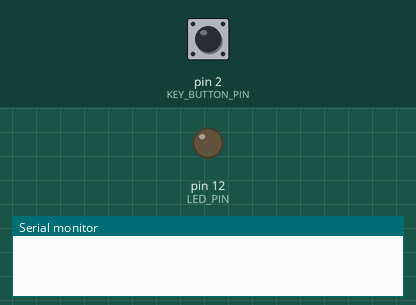
A sketch run on a simulated Arduino Uno, built with avr-gcc and run on an emulated ATmega328P. Shown: output pins drawn as LEDs (lit = HIGH), the last lines printed to the serial monitor. Dashed ring = blinking. Inputs (shaded band) come from the test bench; at power-on: pin 2 (KEY_BUTTON_PIN) HIGH.

Above: at 1.2 s.
1.3 s: pin 2 (KEY_BUTTON_PIN) pulled LOW for 1 s
At 1.51 s:
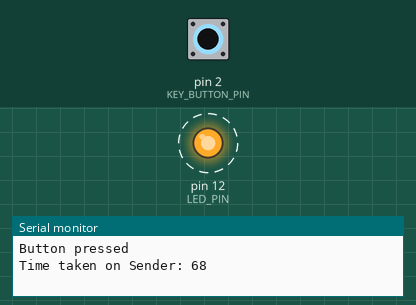
4.3 s: pin 2 (KEY_BUTTON_PIN) pulled LOW for 3.2 s
At 8.2 s:
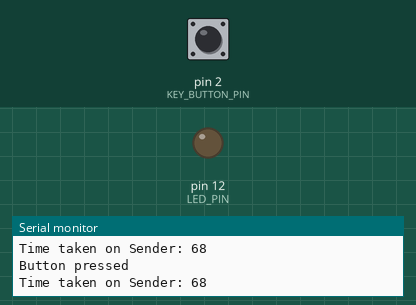
9.0 s: pin 2 (KEY_BUTTON_PIN) driven LOW
At 9.21 s:
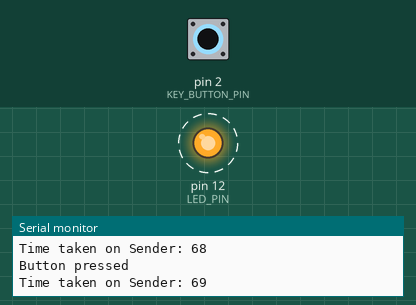
12.0 s: pin 2 (KEY_BUTTON_PIN) driven HIGH
At 12.16 s:
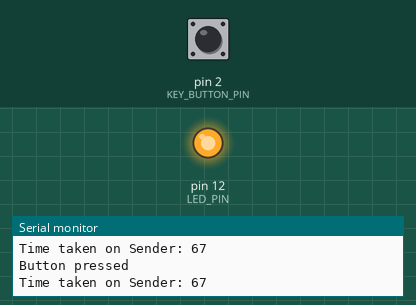
Timing chart, 0 to 14.5 s (numbered marks = the images above; inputs shaded):
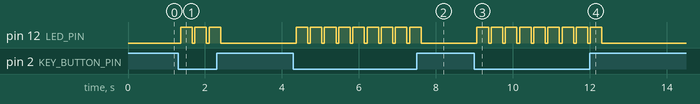

Measured:
- after the input at 1.3 s, pin 12 (LED_PIN): alternates HIGH for 0.30 s and LOW for 0.07 s, 6 changes in all, then stays LOW, starting after 0.07 s
- after the input at 4.3 s, pin 12 (LED_PIN): alternates HIGH for 0.30 s and LOW for 0.07 s, 18 changes in all, then stays LOW, starting after 0.07 s
- after the input at 9.0 s, pin 12 (LED_PIN): alternates HIGH for 0.30 s and LOW for 0.07 s, starting after 0.07 s
- after the input at 12.0 s, pin 12 (LED_PIN): goes on until 12.3 s, then stays LOW

The sketch:

ir_nec_send.ino
```cpp
#include <IRremote.h> // >v3.0.0
#include <TimeLib.h>

#define PIN_SEND 10
#define KEY_BUTTON_PIN 2
#define DATA_BUTTON_PIN 3
#define LED_PIN 12


IRsend irsend;
int device_addr = 0x69;
int data = 0x10;

void setup()
{
  Serial.begin(9600);
  pinMode(KEY_BUTTON_PIN, INPUT_PULLUP);
  pinMode(DATA_BUTTON_PIN, INPUT_PULLUP);
  pinMode(LED_PIN, OUTPUT);
  IrSender.begin(PIN_SEND); // Initializes IR sender
}

void loop()
{
  byte key_button_state = digitalRead(KEY_BUTTON_PIN);
  if (key_button_state == LOW)
  {
    Serial.println("Button pressed");
    //Serial.println(device_addr, HEX);
    //Serial.println(data, HEX);
    unsigned long Time1 = millis();
    IrSender.sendNEC(device_addr, data,0);
    unsigned long Time2 = millis();
    Serial.print("\nTime taken on Sender: ");
    Serial.println(Time2-Time1);
    digitalWrite(LED_PIN, HIGH);
    delay(300);
    digitalWrite(LED_PIN, LOW);
  }
}
 
```
